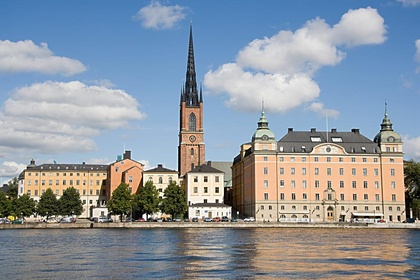
%> input picture CV/UCF/image.jpg, 420 x 280 px, shrunk from 1024 x 683 before the run
$ octave SIFT1.m   (GNU Octave 9; MATLAB toolbox functions it lacks are replaced by stand-ins)
%> lines starting %> are read from the running program, lines starting %| are printed output that depends on the picture
%Scale-space blob detector

img=imread('image.jpg');
%> img is the input picture: size 280x420x3 uint8; mean R, G, B 142, 150.6, 160
img=rgb2gray(img);
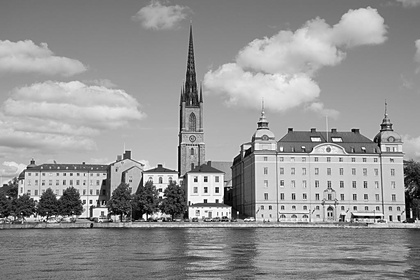
%> img: size 280x420 uint8; min 0, max 255, mean 149.1

sigma=10;
x=floor(3*sigma);
y=floor(3*sigma);
Gauss=zeros(2*x+1,2*y+1);
% [9 lines of commented-out code are left out]
for u=1:2*x+1
    for v=1:2*y+1;
        Gauss(u,v)=exp((-(u-x-1)^2-(v-x-1)^2)/(2*sigma^2));
    end
end
sum_Gauss=sum(sum(Gauss));
Gauss=Gauss./sum_Gauss;

alpha=0.2;
laplacian=4/(1+alpha)*[alpha/4,(1-alpha)/4,alpha/4;(1-alpha)/4,-1,(1-alpha)/4;alpha/4,(1-alpha)/4,alpha/4];

S=conv2(double(img),Gauss,'same');%direct convolution will not cause any confusion.
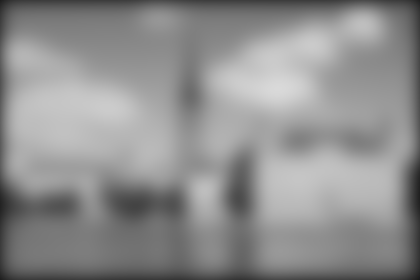
%> S: size 280x420 double; min 25.44, max 217.4, mean 143.3
%But the number of multiplication in the convolution will change when the window approach to the edge of the image

%S=conv2(S,laplacian,'same');
imshow(S,[]);
